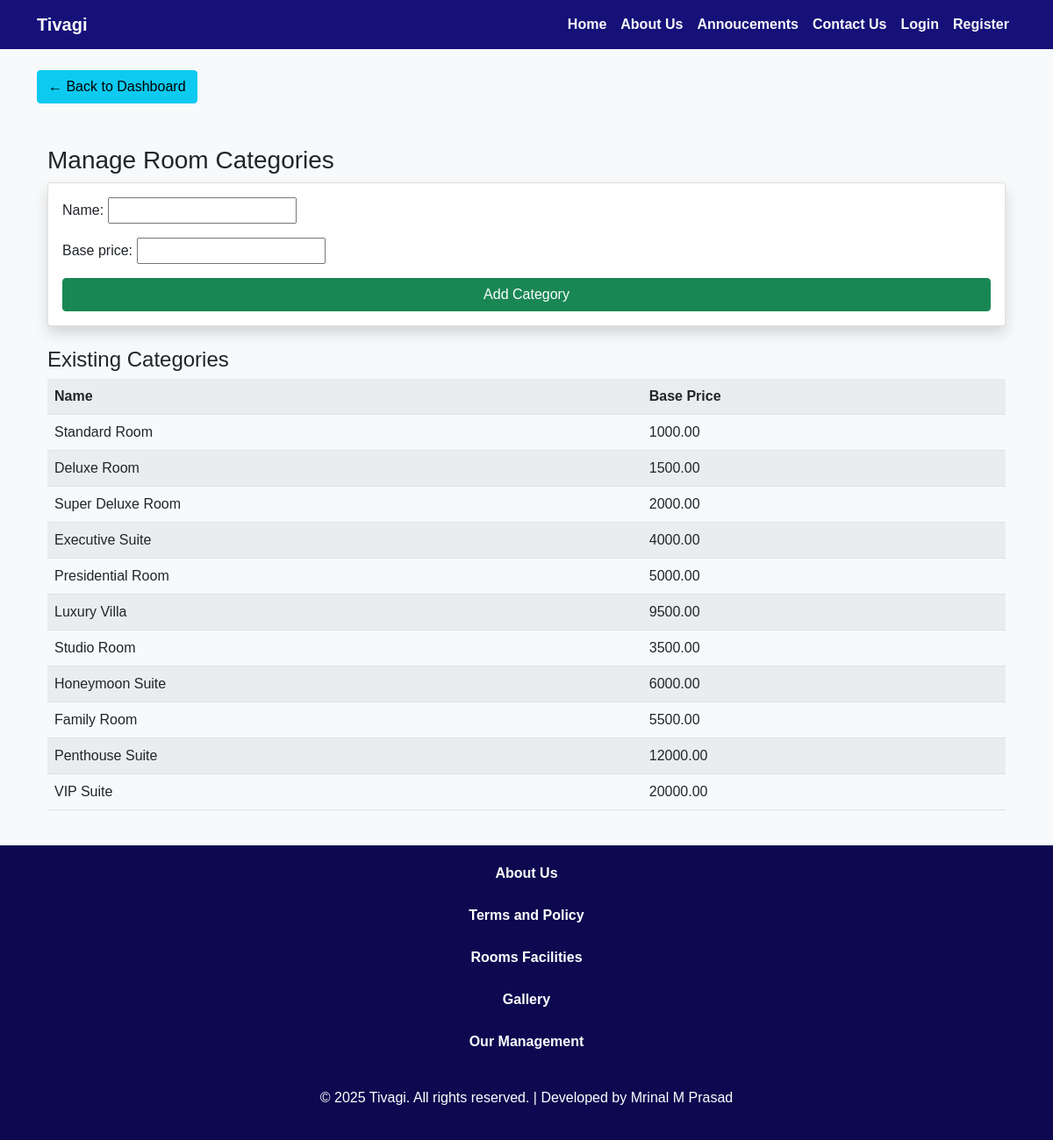
/manage_categories/, run on the app's committed database.
### mn_app/models.py (models this page shows, shortened)
class RoomCategory(models.Model):
    name = models.CharField(max_length=100)
    base_price = models.DecimalField(max_digits=10, decimal_places=2)

### mn_app/views.py (the view)
# urls.py: path('manage_categories/', views.manage_categories, name='manage_categories'),
def manage_categories(request):
    categories = RoomCategory.objects.all()
    form = RoomCategoryForm(request.POST or None)
    if request.method == 'POST' and form.is_valid():
        form.save()
        messages.success(request, "Room Category added successfully.")
        return redirect('manage_categories')
    return render(request, 'manage_categories.html', {'form': form, 'categories': categories})

### mn_app/forms.py
class RoomCategoryForm(forms.ModelForm):
    class Meta:
        model = RoomCategory
        fields = ['name', 'base_price']

### templates/manage_categories.html (shortened to what this page needs)
{% extends 'base.html' %}
{% block content %}
<a href="{% url 'admin_dashboard' %}" class="btn btn-info">← Back to Dashboard</a>
<div class="container mt-5">
  <h3>Manage Room Categories</h3>
  <form method="POST" class="card p-3 shadow mb-4">
    {{ form.as_p }}
    <button type="submit" class="btn btn-success">Add Category</button>
  </form>
  <h4>Existing Categories</h4>
  <table class="table table-striped">
    <tr>
      <th>Name</th>
      <th>Base Price</th>
    </tr>
    {% for cat in categories %}
      <tr>
        <td>{{ cat.name }}</td>
        <td>{{ cat.base_price }}</td>
      </tr>
    {% empty %}
      <tr><td colspan="2" class="text-muted">No categories yet.</td></tr>
    {% endfor %}
  </table>
</div>
{% endblock %}

### templates/base.html (shortened to what this page needs)
<!DOCTYPE html>
<html lang="en">
<head>
  <link href="https://cdn.jsdelivr.net/npm/bootstrap@5.0.2/dist/css/bootstrap.min.css" rel="stylesheet">
  <link rel="stylesheet" href="https://cdn.jsdelivr.net/npm/bootstrap-icons@1.11.3/font/bootstrap-icons.css">
</head>
<body>
<nav class="navbar navbar-expand-lg">
  <div class="container">
    <a class="navbar-brand fw-bold" href="{% url 'home' %}">Tivagi</a>
    <div class="collapse navbar-collapse">
      <ul class="navbar-nav ms-auto">
        {% if user.is_authenticated %}
          <li class="nav-item"><a class="nav-link fw-bold" href="{% url 'logout' %}">Logout</a></li>
        {% else %}
          <li class="nav-item"><a class="nav-link fw-bold" href="">Home</a></li>
          <li class="nav-item"><a class="nav-link fw-bold" href="">About Us</a></li>
          <li class="nav-item"><a class="nav-link fw-bold" href="">Annoucements</a></li>
          <li class="nav-item"><a class="nav-link fw-bold" href="">Contact Us</a></li>
          <li class="nav-item"><a class="nav-link fw-bold" href="{% url 'login' %}">Login</a></li>
          <li class="nav-item"><a class="nav-link fw-bold" href="{% url 'register' %}">Register</a></li>
        {% endif %}
      </ul>
    </div>
  </div>
</nav>
<div class="container mt-4">
  {% block content %}
  {% endblock %}
</div>
<footer>
  <ul class="list-unstyled fw-bold">
    <li><a href="#" class="text-decoration-none text-white">About Us</a></li><br>
    <li><a href="#" class="text-decoration-none text-white">Terms and Policy</a></li><br>
    <li><a href="#" class="text-decoration-none text-white">Rooms Facilities</a></li><br>
    <li><a href="#" class="text-decoration-none text-white">Gallery</a></li><br>
    <li><a href="#" class="text-decoration-none text-white">Our Management</a></li><br>
  </ul>
  <p>© 2025 Tivagi. All rights reserved. | Developed by Mrinal M Prasad</p>
</footer>
</body>
</html>

### templates/base.html (style rules this page uses)
body { background-color: #f8f9fa; font-family: sans-serif; }
.navbar { background-color: #161179; }
.navbar-brand, .nav-link { color: #f8f9fa; }
footer { text-align: center; padding: 20px; background: #0C0950; color: white; margin-top: 40px; }

### data on the page
RoomCategory: name "Standard Room", base_price "1000.00"
RoomCategory: name "Deluxe Room", base_price "1500.00"
RoomCategory: name "Super Deluxe Room", base_price "2000.00"
RoomCategory: name "Executive Suite", base_price "4000.00"
RoomCategory: name "Presidential Room", base_price "5000.00"
RoomCategory: name "Luxury Villa", base_price "9500.00"
RoomCategory: name "Studio Room", base_price "3500.00"
RoomCategory: name "Honeymoon Suite", base_price "6000.00"
RoomCategory: name "Family Room", base_price "5500.00"
RoomCategory: name "Penthouse Suite", base_price "12000.00"
RoomCategory: name "VIP Suite", base_price "20000.00"
